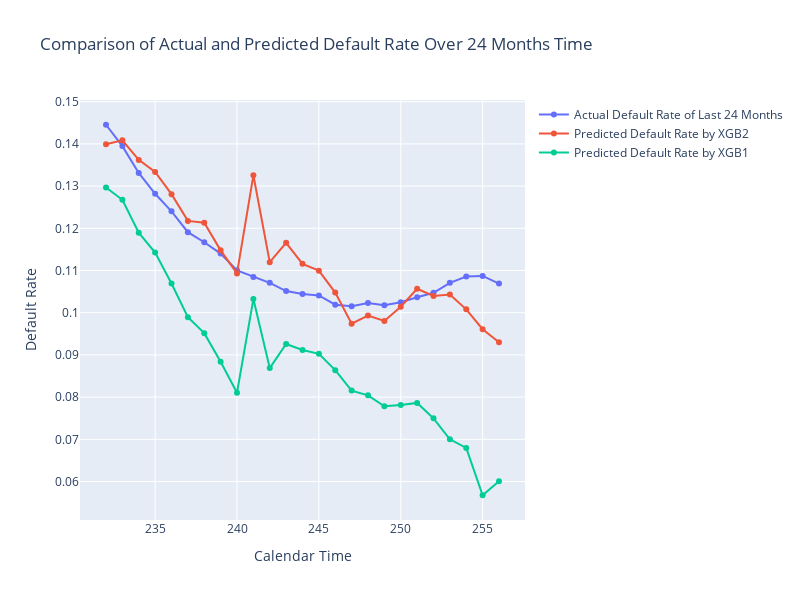

Notebook source saved alongside this figure:
### Code cell
# Create traces
trace_actual = go.Scatter(
    x=actual_by_24.index,
    y=actual_by_24.values,
    mode='lines+markers',
    name='Actual Default Rate of Last 24 Months'
)

#trace_pred_lr = go.Scatter(x=prob_by_horizon_3.index,y=prob_by_horizon_3.values,mode='lines+markers',name='Predicted Default Rate by Logistic Regression')

trace_pred_xgb2 = go.Scatter(
    x=prob_by_xgb2_24.index,
    y=prob_by_xgb2_24.values,
    mode='lines+markers',
    name='Predicted Default Rate by XGB2'
)

trace_pred_xgb1 = go.Scatter(
    x=prob_by_xgb1_24.index,
    y=prob_by_xgb1_24.values,
    mode='lines+markers',
    name='Predicted Default Rate by XGB1'
)

# Create layout
layout = go.Layout(
    title='Comparison of Actual and Predicted Default Rate Over 24 Months Time ',
    xaxis=dict(title='Calendar Time'),
    yaxis=dict(title='Default Rate'),
    hovermode='closest',
    width=800,  # Set the width of the plot
    height=600   # Set the height of the plot
)

# Create figure
fig = go.Figure(data=[trace_actual, trace_pred_xgb2, trace_pred_xgb1], layout=layout)

# Show plot
fig.show()

### Figure 1 — Plotly figure (JSON) as saved in the notebook; plotly's stock layout.template omitted (floating-point values rounded to 4 significant figures)
{"data": [{"mode": "lines+markers", "name": "Actual Default Rate of Last 24 Months", "type": "scatter", "x": [232, 233, 234, 235, 236, 237, 238, 239, 240, 241, 242, 243, 244, 245, 246, 247, 248, 249, 250, 251, 252, 253, 254, 255, 256], "y": [0.1445, 0.1395, 0.1331, 0.1282, 0.124, 0.1191, 0.1167, 0.114, 0.11, 0.1085, 0.1071, 0.1051, 0.1044, 0.1041, 0.1019, 0.1016, 0.1023, 0.1018, 0.1025, 0.1037, 0.1047, 0.1071, 0.1086, 0.1087, 0.1069]}, {"mode": "lines+markers", "name": "Predicted Default Rate by XGB2", "type": "scatter", "x": [232, 233, 234, 235, 236, 237, 238, 239, 240, 241, 242, 243, 244, 245, 246, 247, 248, 249, 250, 251, 252, 253, 254, 255, 256], "y": [0.1399, 0.1409, 0.1362, 0.1334, 0.1281, 0.1218, 0.1213, 0.1148, 0.1093, 0.1326, 0.112, 0.1166, 0.1116, 0.11, 0.1048, 0.0974, 0.09931, 0.09805, 0.1014, 0.1057, 0.104, 0.1043, 0.1008, 0.0961, 0.093]}, {"mode": "lines+markers", "name": "Predicted Default Rate by XGB1", "type": "scatter", "x": [232, 233, 234, 235, 236, 237, 238, 239, 240, 241, 242, 243, 244, 245, 246, 247, 248, 249, 250, 251, 252, 253, 254, 255, 256], "y": [0.1297, 0.1268, 0.1189, 0.1143, 0.1069, 0.09894, 0.09515, 0.08838, 0.08103, 0.1032, 0.08688, 0.09258, 0.09116, 0.09025, 0.08639, 0.08154, 0.08043, 0.07784, 0.07813, 0.07862, 0.07496, 0.07, 0.06796, 0.05674, 0.06003]}], "layout": {"height": 600, "hovermode": "closest", "title": {"text": "Comparison of Actual and Predicted Default Rate Over 24 Months Time "}, "width": 800, "xaxis": {"autorange": true, "range": [230.4, 257.6], "title": {"text": "Calendar Time"}, "type": "linear"}, "yaxis": {"autorange": true, "range": [0.05087, 0.1504], "title": {"text": "Default Rate"}, "type": "linear"}}}
